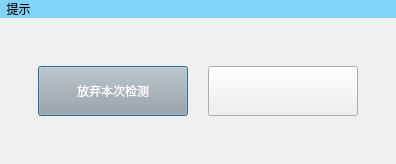
<?xml version="1.0" encoding="UTF-8"?>
<ui version="4.0">
 <class>DialogTotalResult</class>
 <widget class="QDialog" name="DialogTotalResult">
  <property name="geometry">
   <rect>
    <x>0</x>
    <y>0</y>
    <width>396</width>
    <height>164</height>
   </rect>
  </property>
  <property name="windowTitle">
   <string>Dialog</string>
  </property>
  <layout class="QGridLayout" name="gridLayout" rowstretch="0,0,0,0">
   <property name="leftMargin">
    <number>0</number>
   </property>
   <property name="topMargin">
    <number>0</number>
   </property>
   <property name="rightMargin">
    <number>0</number>
   </property>
   <property name="bottomMargin">
    <number>0</number>
   </property>
   <property name="spacing">
    <number>0</number>
   </property>
   <item row="0" column="0">
    <widget class="QLabel" name="label_2">
     <property name="maximumSize">
      <size>
       <width>16777215</width>
       <height>30</height>
      </size>
     </property>
     <property name="styleSheet">
      <string notr="true">background-color: rgb(129, 211, 248);
font: 75 14pt &quot;微软雅黑&quot;;</string>
     </property>
     <property name="text">
      <string>  提示</string>
     </property>
    </widget>
   </item>
   <item row="1" column="0">
    <spacer name="verticalSpacer">
     <property name="orientation">
      <enum>Qt::Vertical</enum>
     </property>
     <property name="sizeHint" stdset="0">
      <size>
       <width>20</width>
       <height>41</height>
      </size>
     </property>
    </spacer>
   </item>
   <item row="2" column="0">
    <layout class="QHBoxLayout" name="horizontalLayout" stretch="2,1,1,1,2">
     <item>
      <spacer name="horizontalSpacer">
       <property name="orientation">
        <enum>Qt::Horizontal</enum>
       </property>
       <property name="sizeHint" stdset="0">
        <size>
         <width>40</width>
         <height>20</height>
        </size>
       </property>
      </spacer>
     </item>
     <item>
      <widget class="QPushButton" name="pushButton_stop">
       <property name="minimumSize">
        <size>
         <width>150</width>
         <height>50</height>
        </size>
       </property>
       <property name="styleSheet">
        <string notr="true">QPushButton{font: 75 12pt &quot;微软雅黑&quot;;
background-color: rgb(169,169,169);
color: rgb(255, 255, 255);}</string>
       </property>
       <property name="text">
        <string>放弃本次检测</string>
       </property>
      </widget>
     </item>
     <item>
      <spacer name="horizontalSpacer_2">
       <property name="orientation">
        <enum>Qt::Horizontal</enum>
       </property>
       <property name="sizeHint" stdset="0">
        <size>
         <width>40</width>
         <height>20</height>
        </size>
       </property>
      </spacer>
     </item>
     <item>
      <widget class="QPushButton" name="pushButton_opearte">
       <property name="minimumSize">
        <size>
         <width>150</width>
         <height>50</height>
        </size>
       </property>
       <property name="styleSheet">
        <string notr="true"/>
       </property>
       <property name="text">
        <string/>
       </property>
      </widget>
     </item>
     <item>
      <spacer name="horizontalSpacer_3">
       <property name="orientation">
        <enum>Qt::Horizontal</enum>
       </property>
       <property name="sizeHint" stdset="0">
        <size>
         <width>40</width>
         <height>20</height>
        </size>
       </property>
      </spacer>
     </item>
    </layout>
   </item>
   <item row="3" column="0">
    <spacer name="verticalSpacer_2">
     <property name="orientation">
      <enum>Qt::Vertical</enum>
     </property>
     <property name="sizeHint" stdset="0">
      <size>
       <width>20</width>
       <height>40</height>
      </size>
     </property>
    </spacer>
   </item>
  </layout>
 </widget>
 <resources/>
 <connections/>
</ui>
